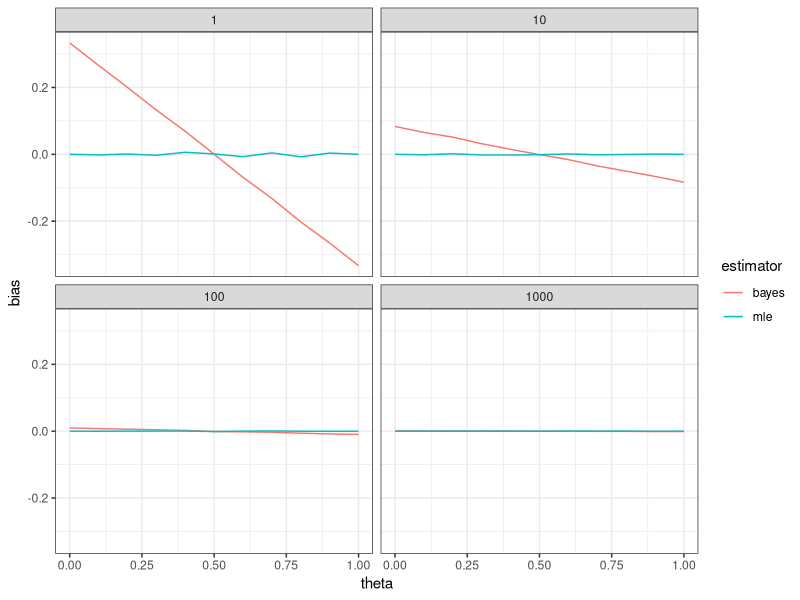
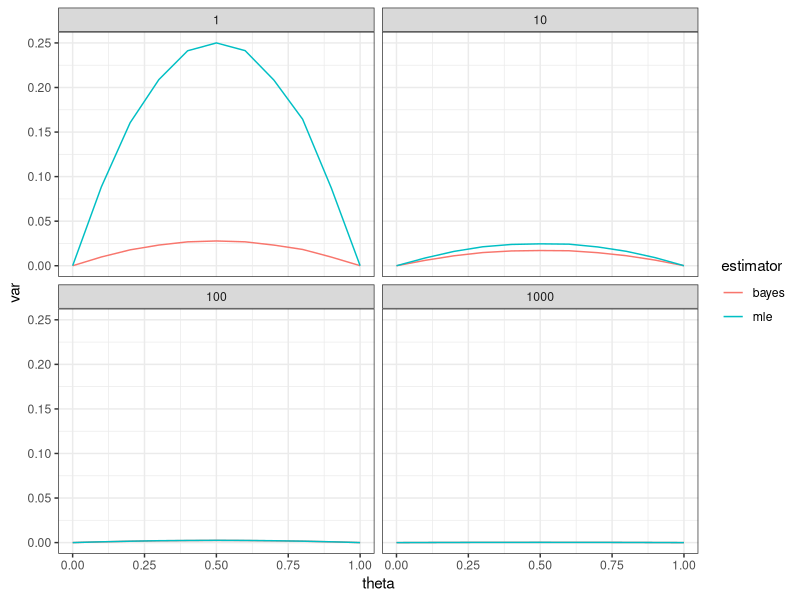
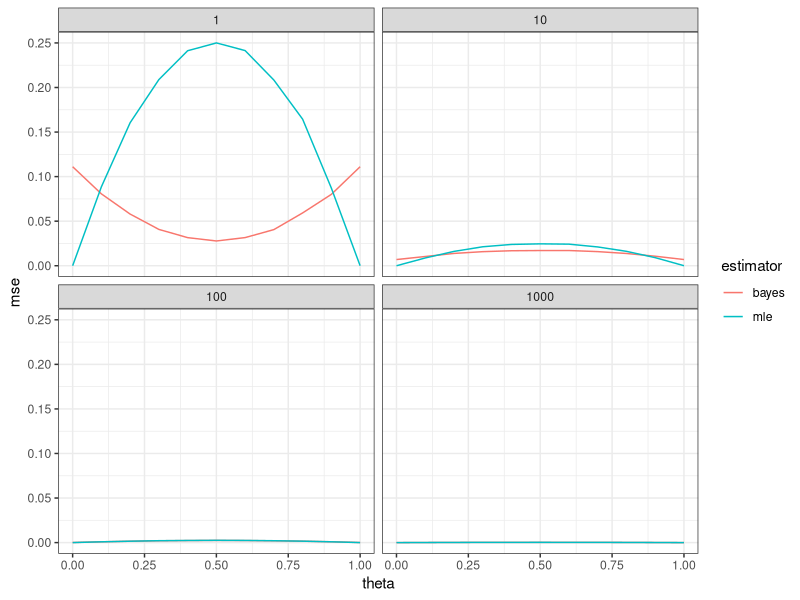

The R source for these figures, in order:
## ---- chunk 1
n <- 22
y <- 15
(mle <- y/n)
## ---- chunk 2
(bayes <- (1+y)/(2+n))
## ---- chunk 3
qbeta(c(.025,.975), 1+y, 1+n-y)
## ---- chunk 4
n <- 22
y <- 15
(mle <- y/n)
(bayes <- (1+y)/(2+n))
qbeta(c(.05,.95), 1+y, 1+n-y) 
## ---- chunk 5
n <- 10
theta <- 0.5

n_reps <- 1e4
mle <- numeric(n_reps)
bayes <- numeric(n_reps)

for (i in 1:n_reps) {
  y <- rbinom(1, size = n, prob = theta)
  mle[i] <- y/n
  bayes[i] <- (1+y)/(2+n)
}


mean(mle)  -0.5 # estimate of MLE bias
mean(bayes)-0.5 # estimate of Bayes bias
## ---- chunk 6
mean(mle  ) + c(-1,1)*qnorm(.975)*sd(mle  )/sqrt(length(mle  )) - theta
mean(bayes) + c(-1,1)*qnorm(.975)*sd(bayes)/sqrt(length(bayes)) - theta
## ---- chunk 7
y <- rbinom(n_reps, size = n, prob = theta)
mle   <- y/n
bayes <- (1+y)/(2+n)

mean(mle  ) + c(-1,1)*qnorm(.975)*sd(mle  )/sqrt(length(mle  )) - theta
mean(bayes) + c(-1,1)*qnorm(.975)*sd(bayes)/sqrt(length(bayes)) - theta
## ---- chunk 8
n <- 5
theta <- 0.2

y <- rbinom(n_reps, size = n, prob = theta)
mle   <- y/n
bayes <- (1+y)/(2+n)

mean(mle  ) + c(-1,1)*qnorm(.975)*sd(mle  )/sqrt(length(mle  )) - theta
mean(bayes) + c(-1,1)*qnorm(.975)*sd(bayes)/sqrt(length(bayes)) - theta
## ---- chunk 9
settings <- expand.grid(n = 10^(0:3),
                        theta = seq(0,1,by=0.1))
## ---- chunk 10
library("plyr")
## ---- chunk 11
sim_study <- ddply(settings, .(n, theta), function(x) {
  y     <- rbinom(1e4, size = x$n, prob = x$theta)
  mle   <- y/x$n
  bayes <- (1+y)/(2+x$n)
  
  d <- data.frame(
    estimator = c("mle", "bayes"),
    bias      = c(mean(mle), mean(bayes)) - x$theta,
    var       = c(var(  mle), var(  bayes)))
  
  # d$se    <- sqrt(d$var / x$n)
  # d$lower <- d$bias-qnorm(.975)*d$se
  # d$upper <- d$bias+qnorm(.975)*d$se
  
  return(d)
})
## ---- chunk 12
library("ggplot2")

ggplot(sim_study, aes(x=theta, y=bias, color=estimator)) +
  geom_line() +
  facet_wrap(~n) + 
  theme_bw()
## ---- chunk 13
library("ggplot2")

ggplot(sim_study, aes(x=theta, y=var, color=estimator)) +
  geom_line() +
  facet_wrap(~n) + 
  theme_bw()
## ---- chunk 14
sim_study$mse <- sim_study$var + sim_study$bias^2

ggplot(sim_study, aes(x=theta, y=mse, color=estimator)) +
  geom_line() +
  facet_wrap(~n) + 
  theme_bw()
## ---- chunk 15
n <- 13
theta <- 0.05

y     <- rbinom(1e4, size = n, prob = theta)
mle   <- y/n
bayes <- (1+y)/(2+n)

var(mle  ) + mean(mle  -theta)^2
var(bayes) + mean(bayes-theta)^2

# alternatively
mean( (mle   - theta)^2 )
mean( (bayes - theta)^2 )
